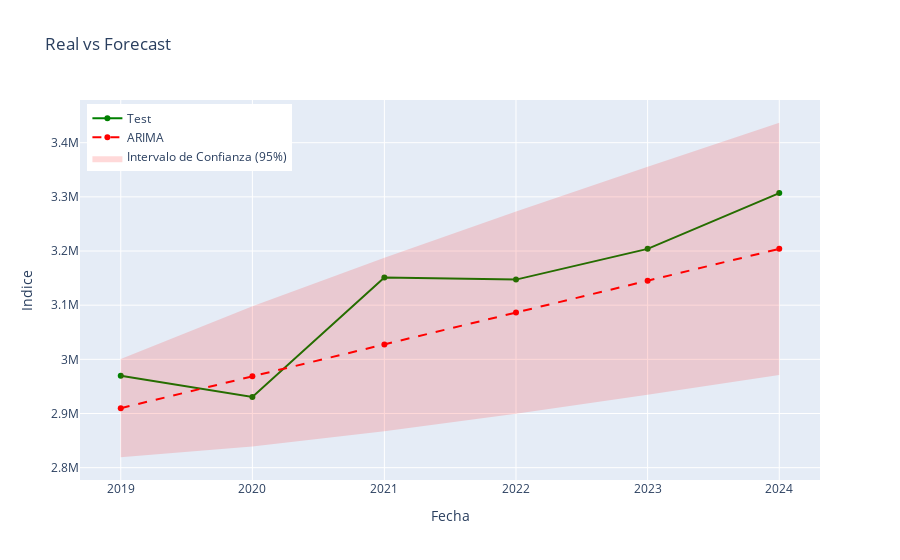

The notebook cell saved with this chart:
### Markdown cell above
# Modelo (1, 1, 1)

### Code cell
# @title Realizar modelo ARIMA


# Definimos el tamaño del test
test_size = 6

# Separamos los datos
train = df.iloc[:-test_size]
test = df.iloc[-test_size:]


# Ajustamos el modelo ARIMA
# Nota: Statsmodels maneja la diferenciación (d=1) internamente.
model = ARIMA(train['value'], order=(1, 1, 1))
results = model.fit()
print(results.summary())

# Realizamos el pronóstico para los pasos del Test set
# start: índice donde empieza el test, end: índice donde termina
forecast_object = results.get_forecast(steps=len(test))
forecast = forecast_object.predicted_mean
conf_int = forecast_object.conf_int(alpha=0.05) # 95% confianza

# Convertimos a DataFrame para facilitar el manejo
forecast_df = pd.DataFrame({
    'date': test.index,
    'actual': test['value'],
    'forecast': forecast.values,
    'lower_ci': conf_int.iloc[:, 0].values,
    'upper_ci': conf_int.iloc[:, 1].values
})
forecast_df.set_index('date', inplace=True)

# Cálculo de Métricas de Error
rmse = np.sqrt(mean_squared_error(test['value'], forecast))
mae = mean_absolute_error(test['value'], forecast)
print(f"\n--- Métricas de Evaluación en Test Set ---")
print(f"RMSE: {rmse:.4f}")
print(f"MAE: {mae:.4f}")


fig = go.Figure()
# Datos de Entrenamiento (Histórico)
# Mostramos solo los últimos años para que se vea bien el detalle del final
train_subset = train[train.index > '2018-01-01']

fig.add_trace(go.Scatter(
    x=train_subset.index, y=train_subset['value'],
    mode='lines', name='Train',
    line=dict(color='gray')
))

# Datos Reales (Test)
fig.add_trace(go.Scatter(
    x=test.index, y=test['value'],
    mode='lines+markers', name='Test',
    line=dict(color='green', width=2)
))

# Pronóstico del Modelo
fig.add_trace(go.Scatter(
    x=forecast_df.index, y=forecast_df['forecast'],
    mode='lines+markers', name='ARIMA',
    line=dict(color='red', dash='dash', width=2)
))

# Intervalos de Confianza
fig.add_trace(go.Scatter(
    x=forecast_df.index.tolist() + forecast_df.index[::-1].tolist(),
    y=forecast_df['upper_ci'].tolist() + forecast_df['lower_ci'][::-1].tolist(),
    fill='toself',
    fillcolor='rgba(255, 0, 0, 0.15)',
    line=dict(color='rgba(255,255,255,0)'),
    name='Intervalo de Confianza (95%)',
    hoverinfo="skip"
))

fig.update_layout(
    title='Real vs Forecast',
    xaxis_title='Fecha',
    yaxis_title='Indice',
    hovermode="x unified",
    legend=dict(yanchor="top", y=0.99, xanchor="left", x=0.01)
)

fig.show()

### Figure 1 — Plotly figure (JSON) as saved in the notebook; plotly's stock layout.template omitted (floating-point values rounded to 4 significant figures)
{"data": [{"line": {"color": "gray"}, "mode": "lines", "name": "Train", "type": "scatter", "x": [], "y": []}, {"line": {"color": "green", "width": 2}, "mode": "lines+markers", "name": "Test", "type": "scatter", "x": ["2019-01-01T00:00:00.000000", "2020-01-01T00:00:00.000000", "2021-01-01T00:00:00.000000", "2022-01-01T00:00:00.000000", "2023-01-01T00:00:00.000000", "2024-01-01T00:00:00.000000"], "y": [2970000.0, 2931000.0, 3151000.0, 3147000.0, 3204000.0, 3307000.0]}, {"line": {"color": "red", "dash": "dash", "width": 2}, "mode": "lines+markers", "name": "ARIMA", "type": "scatter", "x": ["2019-01-01T00:00:00.000000", "2020-01-01T00:00:00.000000", "2021-01-01T00:00:00.000000", "2022-01-01T00:00:00.000000", "2023-01-01T00:00:00.000000", "2024-01-01T00:00:00.000000"], "y": [2910000.0, 2969000.0, 3027000.0, 3086000.0, 3145000.0, 3204000.0]}, {"fill": "toself", "fillcolor": "rgba(255, 0, 0, 0.15)", "hoverinfo": "skip", "line": {"color": "rgba(255,255,255,0)"}, "name": "Intervalo de Confianza (95%)", "type": "scatter", "x": ["2019-01-01T00:00:00", "2020-01-01T00:00:00", "2021-01-01T00:00:00", "2022-01-01T00:00:00", "2023-01-01T00:00:00", "2024-01-01T00:00:00", "2024-01-01T00:00:00", "2023-01-01T00:00:00", "2022-01-01T00:00:00", "2021-01-01T00:00:00", "2020-01-01T00:00:00", "2019-01-01T00:00:00"], "y": [3000000.0, 3098000.0, 3188000.0, 3273000.0, 3356000.0, 3437000.0, 2971000.0, 2935000.0, 2900000.0, 2867000.0, 2839000.0, 2819000.0]}], "layout": {"hovermode": "x unified", "legend": {"x": 0.01, "xanchor": "left", "y": 0.99, "yanchor": "top"}, "title": {"text": "Real vs Forecast"}, "xaxis": {"title": {"text": "Fecha"}}, "yaxis": {"title": {"text": "Indice"}}}}
